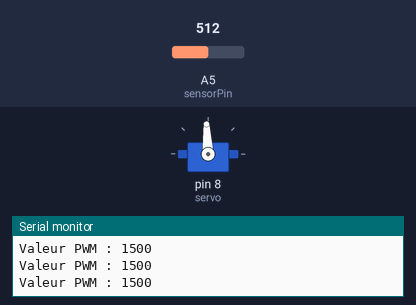
Simulated run of this sketch. Board: Arduino Uno, built with avr-gcc and run on an emulated ATmega328P. Parts: servo, the last lines printed to the serial monitor. The inputs (shaded band) are chosen by the test bench; at power-on: A5 (sensorPin) = 512.

Above: at 1.2 s.
1.3 s: A5 (sensorPin) set to 122
At 2.1 s:
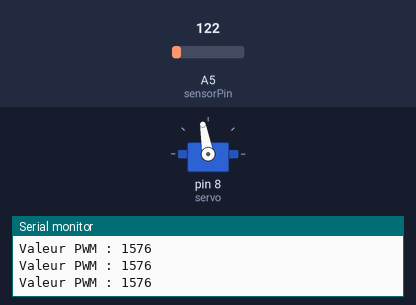
2.9 s: A5 (sensorPin) set to 511
At 3.7 s:
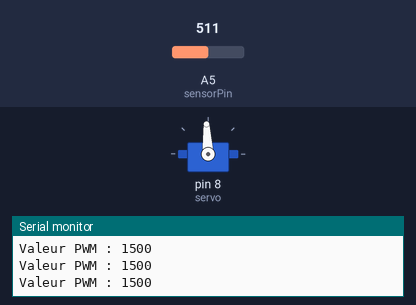
Timing chart, 0 to 5.9 s (numbered marks = the images above; inputs shaded):
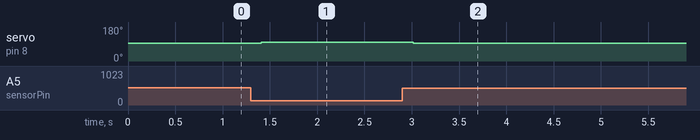

The sketch:

reglage_moteur_offset.ino
```cpp
#include <Servo.h>

// fichier de test des servomoteur avec un
// potar pour regler les ordres pwm
// branchement series pour afficher les infos pwm
// branchement servos pour voir les consignes et ajuster...


int sensorPin = A5;    // select the input pin for the potentiometer
double sensorValue = 0;  // variable to store the value coming from the sensor
int PWM_value = 1000;
double bis =0;

int PWM_value_min = 1400;// 1500-700;//1000; //1500-700;
int PWM_value_max = 1600; //1500+700;//2000; //1500+700;
int PWM_value_modif = 0;


Servo servo;

void setup() {

  Serial.begin(9600);
  servo.attach(8);
  servo.writeMicroseconds(1500);

}

void loop() {
  // read the value from the sensor:
  sensorValue = analogRead(sensorPin);
  bis = (1000 - (sensorValue/1024)*1000)/1000;
  PWM_value_modif = PWM_value_min + bis*(PWM_value_max-PWM_value_min);

  delay(100);
  Serial.print("Valeur PWM : ");
  Serial.println(PWM_value_modif);
  servo.writeMicroseconds(PWM_value_modif);

}
```

Measured:
- after the input at 1.3 s, servo on pin 8 (servo): 93° → 100° after 0.11 s
- after the input at 2.9 s, servo on pin 8 (servo): 100° → 93° after 0.12 s
